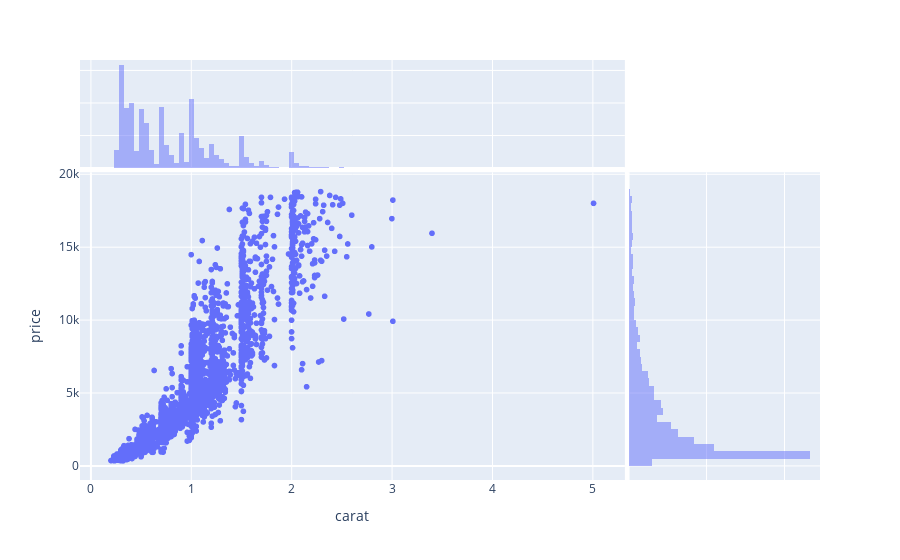

The notebook cell saved with this chart:
### Markdown cell above
## 🐔: Scatter Plot with Marginal Histogram

### Code cell
fig = px.scatter(
    df,
    x="carat",
    y="price",
    marginal_x="histogram",
    marginal_y="histogram",
)

fig.show()

### Figure 1 — Plotly figure (JSON) as saved in the notebook; plotly's stock layout.template omitted (floating-point values rounded to 4 significant figures; data arrays with more than 128 entries replaced by an {"elided": "..."} marker saying what was removed)
{"data": [{"hovertemplate": "carat=%{x}<br>price=%{y}<extra></extra>", "legendgroup": "", "marker": {"color": "#636efa", "symbol": "circle"}, "mode": "markers", "name": "", "showlegend": false, "type": "scattergl", "x": {"elided": "5000 float values"}, "xaxis": "x", "y": {"elided": "5000 int values"}, "yaxis": "y"}, {"bingroup": "x", "hovertemplate": "carat=%{x}<br>count=%{y}<extra></extra>", "legendgroup": "", "marker": {"color": "#636efa"}, "name": "", "opacity": 0.5, "showlegend": false, "type": "histogram", "x": {"elided": "5000 float values"}, "xaxis": "x3", "yaxis": "y3"}, {"bingroup": "y", "hovertemplate": "price=%{y}<br>count=%{x}<extra></extra>", "legendgroup": "", "marker": {"color": "#636efa"}, "name": "", "opacity": 0.5, "showlegend": false, "type": "histogram", "xaxis": "x2", "y": {"elided": "5000 int values"}, "yaxis": "y2"}], "layout": {"barmode": "overlay", "legend": {"tracegroupgap": 0}, "margin": {"t": 60}, "xaxis": {"anchor": "y", "domain": [0, 0.7363], "title": {"text": "carat"}}, "xaxis2": {"anchor": "y2", "domain": [0.7413, 1], "matches": "x2", "showgrid": true, "showline": false, "showticklabels": false, "ticks": ""}, "xaxis3": {"anchor": "y3", "domain": [0, 0.7363], "matches": "x", "showgrid": true, "showticklabels": false}, "xaxis4": {"anchor": "y4", "domain": [0.7413, 1], "matches": "x2", "showgrid": true, "showline": false, "showticklabels": false, "ticks": ""}, "yaxis": {"anchor": "x", "domain": [0, 0.7326], "title": {"text": "price"}}, "yaxis2": {"anchor": "x2", "domain": [0, 0.7326], "matches": "y", "showgrid": true, "showticklabels": false}, "yaxis3": {"anchor": "x3", "domain": [0.7426, 1], "matches": "y3", "showgrid": true, "showline": false, "showticklabels": false, "ticks": ""}, "yaxis4": {"anchor": "x4", "domain": [0.7426, 1], "matches": "y3", "showgrid": true, "showline": false, "showticklabels": false, "ticks": ""}}}
